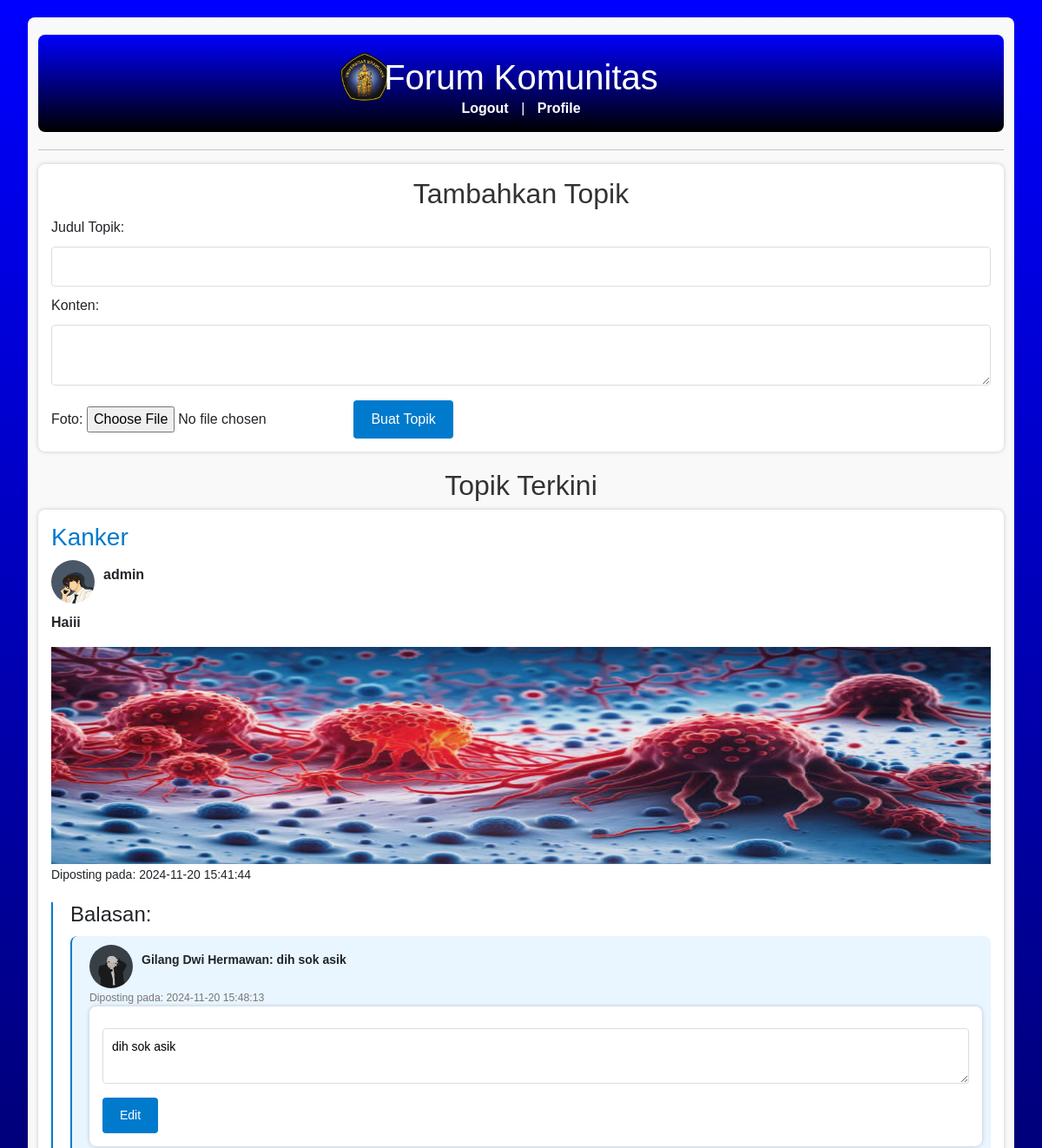
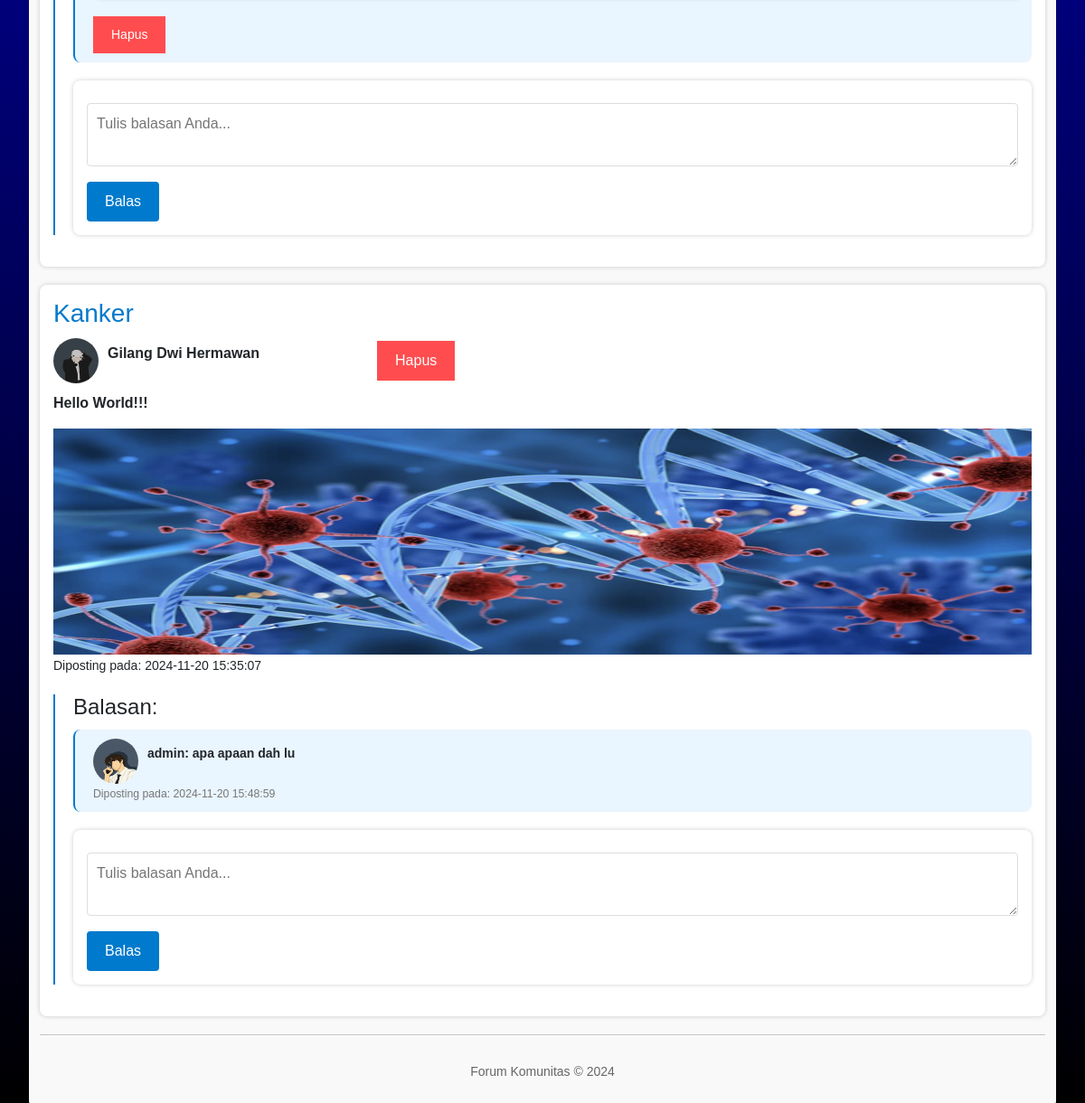
The app's page /Forum/topics.php (signed in) with its own data (2 pictures, top to bottom).
### tables this page shows
CREATE TABLE `topics` (
  `id` int(11) NOT NULL,
  `user_id` int(11) NOT NULL,
  `title` varchar(255) NOT NULL,
  `content` text NOT NULL,
  `created_at` timestamp NOT NULL DEFAULT current_timestamp(),
  `photo` text DEFAULT NULL
);

CREATE TABLE `users` (
  `id` int(11) NOT NULL,
  `username` varchar(50) NOT NULL,
  `password` varchar(255) NOT NULL,
  `email` varchar(100) NOT NULL,
  `created_at` timestamp NOT NULL DEFAULT current_timestamp(),
  `profile_picture` varchar(255) DEFAULT 'default-profile.png'
);

CREATE TABLE `replies` (
  `id` int(11) NOT NULL,
  `topic_id` int(11) NOT NULL,
  `user_id` int(11) NOT NULL,
  `content` text NOT NULL,
  `created_at` timestamp NOT NULL DEFAULT current_timestamp(),
  `parent_reply_id` int(11) DEFAULT NULL,
  `photo` text DEFAULT NULL
);

### Forum/topics.php (the view, shortened to what this page needs)
<?php
include 'db.php';
$stmt = $pdo->query("
    SELECT topics.*, users.username AS user_name, users.profile_picture AS profile_picture
    FROM topics
    JOIN users ON topics.user_id = users.id
    ORDER BY topics.created_at DESC
");
$topics = $stmt->fetchAll(PDO::FETCH_ASSOC);
?>
<!DOCTYPE html>
<html lang="id">
<head>
    <link rel="stylesheet" href="assets/css/styles.css">
</head>
<body>
    <div class="container-fluid">
        <div class="container">
            <header style="background: linear-gradient(to top, black, blue);">
            <img
                class="img img-circle"
                style="width: 70px; height:70px; margin-right: 360px;"
                src="img/ub.png"
                alt="foto"
                >
                <h1 style="margin-top: -60px; ">Forum Komunitas</h1>
                <nav>
                    <a href="logout.php">Logout</a> |
                    <a href="profile.php">Profile</a>
                </nav>
            </header>
        <hr>
        <form method="POST" enctype="multipart/form-data" style="margin-top: 10px;">
        <h2>Tambahkan Topik</h2>
            <label>Judul Topik:</label>
            <input type="text" maxlength="25" name="title" required>
            <label>Konten:</label>
            <textarea name="content" maxlength="100" required></textarea>
            <label>Foto:</label>
            <input type="file" name="topic_image" accept="image/*">
            <button type="submit">Buat Topik</button>
        </form>
        <h2>Topik Terkini</h2>
        <?php if (!empty($topics)): ?>
            <?php foreach ($topics as $topic): ?>
                <div class="topic">
                    <h3><?= htmlspecialchars($topic['title']) ?></h3>
                    <div class="user-info">
                        <img src="<?= htmlspecialchars($topic['profile_picture']) ?>" alt="Foto Profil" class="user-avatar">
                        <p><?= htmlspecialchars($topic['user_name']) ?></p>
                        <?php if ($topic['user_id'] == $_SESSION['user_id']): ?>
                            <a href="topics.php?delete_topic_id=<?= $topic['id'] ?>" onclick="return confirm('Apakah Anda yakin ingin menghapus topik ini?');">
                                <button class="hapus-topik">Hapus</button>
                            </a>
                        <?php endif; ?>
                    </div>
                    <p class="konten"><?= htmlspecialchars($topic['content']) ?></p>
                    <?php if ($topic['photo']): ?>
                        <div class="topic-image">
                            <img src="<?= htmlspecialchars($topic['photo']) ?>" alt="Gambar Topik" class="topic-image">
                        </div>
                    <?php endif; ?>
                    <small>Diposting pada: <?= htmlspecialchars($topic['created_at']) ?></small>
                    <?php
                    $stmt = $pdo->prepare("
                        SELECT replies.*, users.username AS user_name, users.profile_picture AS profile_picture
                        FROM replies
                        JOIN users ON replies.user_id = users.id
                        WHERE replies.topic_id = ? AND replies.parent_reply_id IS NULL
                        ORDER BY replies.created_at ASC
                    ");
                    $stmt->execute([$topic['id']]);
                    $replies = $stmt->fetchAll(PDO::FETCH_ASSOC);
                    ?>
                    <div class="replies">
                        <?php if (!empty($replies)): ?>
                            <h4>Balasan:</h4>
                            <?php foreach ($replies as $reply): ?>
                                <div class="reply">
                                    <div class="user-info">
                                        <img src="<?= htmlspecialchars($reply['profile_picture']) ?>" alt="Foto Profil" class="user-avatar">
                                        <p><strong><?= htmlspecialchars($reply['user_name']) ?>:</strong> <?= htmlspecialchars($reply['content']) ?></p>
                                    </div>
                                    <small>Diposting pada: <?= htmlspecialchars($reply['created_at']) ?></small>
                                    <?php if ($reply['user_id'] == $_SESSION['user_id']): ?>
                                        <form method="POST">
                                            <textarea name="edit_content" required><?= htmlspecialchars($reply['content']) ?></textarea>
                                            <button type="submit">Edit</button>
                                        </form>
                                        <a href="topics.php?delete_reply_id=<?= $reply['id'] ?>" onclick="return confirm('Apakah Anda yakin ingin menghapus balasan ini?');">
                                            <button>Hapus</button>
                                        </a>
                                    <?php endif; ?>
                                </div>
                            <?php endforeach; ?>
                        <?php endif; ?>
                        <form method="POST">
                            <textarea name="reply_content" required placeholder="Tulis balasan Anda..."></textarea>
                            <button type="submit">Balas</button>
                        </form>
                    </div>
                </div>
            <?php endforeach; ?>
        <?php endif; ?>
        <?php include 'footer.php'; ?>
    </div>
</body>
</html>

### Forum/footer.php (shortened to what this page needs)
<!DOCTYPE html>
<html lang="id">
<head>
    <link rel="stylesheet" href="styles.css">
</head>
<body>
    <hr>
    <div>
        <footer>Forum Komunitas © 2024</footer>
    </div>
</body>
</html>

### Forum/assets/css/styles.css (style rules this page uses)
* { margin: 0; padding: 0; box-sizing: border-box; font-family: Arial, sans-serif; }
body { background-color: #f4f4f9; color: #333; padding: 20px; }
.container { width: 100%; margin: auto; }
header { background-color: #007acc; color: #fff; padding: 15px 20px; border-radius: 8px; text-align: center; margin-bottom: 20px; }
header h1 { margin: 0; }
nav a { color: #fff; text-decoration: none; margin: 0 10px; font-weight: bold; }
h2 { margin-bottom: 10px; color: #007acc; }
form { background-color: #fff; padding: 15px; border-radius: 8px; box-shadow: 0 0 5px rgba(0, 0, 0, 0.2); margin-bottom: 20px; }
form input[type="text"], form input[type="password"], form input[type="email"], form textarea { width: 100%; padding: 10px; margin: 10px 0; border: 1px solid #ddd; border-radius: 4px; }
form button { padding: 10px 20px; background-color: #007acc; color: #fff; border: none; border-radius: 4px; cursor: pointer; }
.topic { background-color: #fff; padding: 15px; margin-bottom: 10px; border-radius: 8px; box-shadow: 0 0 5px rgba(0, 0, 0, 0.2); }
.topic h3 { margin: 0 0 10px 0; color: #007acc; }
.reply { background-color: #e9f5ff; padding: 10px; margin: 5px 0; border-radius: 8px; font-size: 14px; }
footer { text-align: center; padding: 10px 0; margin-top: 20px; color: #666; font-size: 14px; }
.replies { margin-top: 20px; padding-left: 20px; border-left: 2px solid #007acc; }
.reply { margin-bottom: 10px; padding-left: 10px; }
.reply small { color: #777; }
.topic p { font-weight: bold; }
.reply { margin-top: 10px; padding-left: 20px; border-left: 2px solid #007acc; }
.replies { margin-top: 20px; }
.user-info { display: flex; align-items: center; }
.user-avatar { width: 40px; height: 40px; border-radius: 50%; margin-right: 10px; }
.topic, .reply { margin-bottom: 20px; }
button { padding: 5px 15px; border: none; border-radius: 4px; font-size: 14px; cursor: pointer; transition: background-color 0.3s; margin: 5px 0; }
.user-avatar { width: 40px; height: 40px; border-radius: 50%; margin-right: 10px; vertical-align: middle; }
.container { max-width: 500px; margin: 0 auto; padding: 20px; background-color: #f9f9f9; border-radius: 8px; box-shadow: 0px 4px 8px rgba(0, 0, 0, 0.1); }
h2 { text-align: center; color: #333; }
.user-avatar { width: 50px; height: 50px; border-radius: 50%; margin-right: 10px; }

### Forum/topics.php (style rules this page uses)
body { background: linear-gradient(to top, black, blue); }
.topic-image { width: 100%; align-items: center; height: 250px; position: relative; }
button { background-color: #ff4d4f; color: white; padding: 10px 20px; border: none; border-radius: 5px; font-size: 16px; cursor: pointer; transition: background-color 0.3s ease; }
.hapus-topik { margin-left: 130px; }
.konten { margin-top: 10px; }

### records on screen
topics: title "Kanker", user.profile_picture (picture), user.username "admin", content "Haiii", photo (picture), created_at "2024-11-20 15:41:44"
replies: user.profile_picture (picture), user.username "Gilang Dwi Hermawan", content "dih sok asik", created_at "2024-11-20 15:48:13", edit_content "dih sok asik"
topics: title "Kanker", user.profile_picture (picture), user.username "Gilang Dwi Hermawan", content "Hello World!!!", photo (picture), created_at "2024-11-20 15:35:07"
replies: user.profile_picture (picture), user.username "admin", content "apa apaan dah lu", created_at "2024-11-20 15:48:59"
